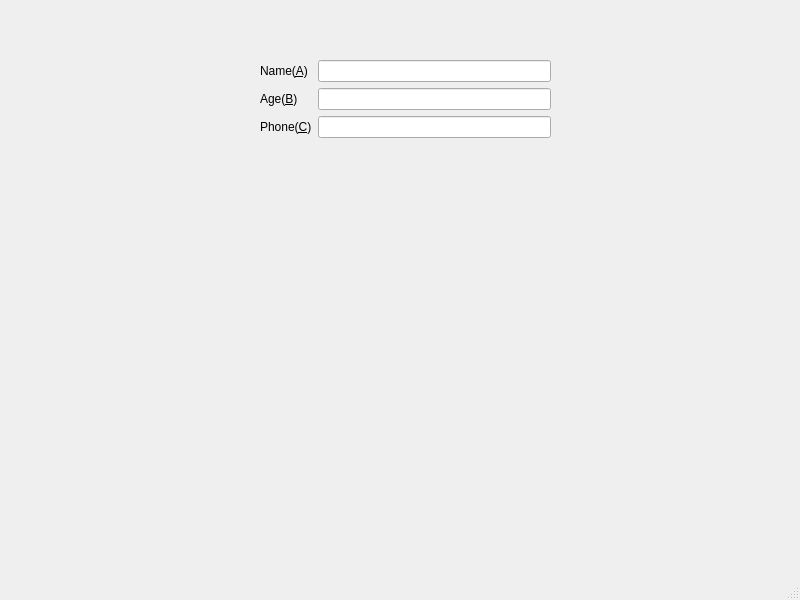
<?xml version="1.0" encoding="UTF-8"?>
<ui version="4.0">
 <class>MainWindow</class>
 <widget class="QMainWindow" name="MainWindow">
  <property name="geometry">
   <rect>
    <x>0</x>
    <y>0</y>
    <width>800</width>
    <height>600</height>
   </rect>
  </property>
  <property name="windowTitle">
   <string>MainWindow</string>
  </property>
  <widget class="QWidget" name="centralwidget">
   <widget class="QWidget" name="formLayoutWidget">
    <property name="geometry">
     <rect>
      <x>260</x>
      <y>60</y>
      <width>291</width>
      <height>441</height>
     </rect>
    </property>
    <layout class="QFormLayout" name="formLayout">
     <item row="0" column="0">
      <widget class="QLabel" name="label">
       <property name="text">
        <string>Name(&amp;A)</string>
       </property>
       <property name="buddy">
        <cstring>lineEdit</cstring>
       </property>
      </widget>
     </item>
     <item row="0" column="1">
      <widget class="QLineEdit" name="lineEdit"/>
     </item>
     <item row="1" column="0">
      <widget class="QLabel" name="label_2">
       <property name="text">
        <string>Age(&amp;B)</string>
       </property>
       <property name="buddy">
        <cstring>lineEdit_2</cstring>
       </property>
      </widget>
     </item>
     <item row="1" column="1">
      <widget class="QLineEdit" name="lineEdit_2"/>
     </item>
     <item row="2" column="0">
      <widget class="QLabel" name="label_3">
       <property name="text">
        <string>Phone(&amp;C)</string>
       </property>
       <property name="buddy">
        <cstring>lineEdit_3</cstring>
       </property>
      </widget>
     </item>
     <item row="2" column="1">
      <widget class="QLineEdit" name="lineEdit_3"/>
     </item>
    </layout>
   </widget>
  </widget>
  <widget class="QMenuBar" name="menubar">
   <property name="geometry">
    <rect>
     <x>0</x>
     <y>0</y>
     <width>800</width>
     <height>22</height>
    </rect>
   </property>
  </widget>
  <widget class="QStatusBar" name="statusbar"/>
 </widget>
 <resources/>
 <connections/>
</ui>
